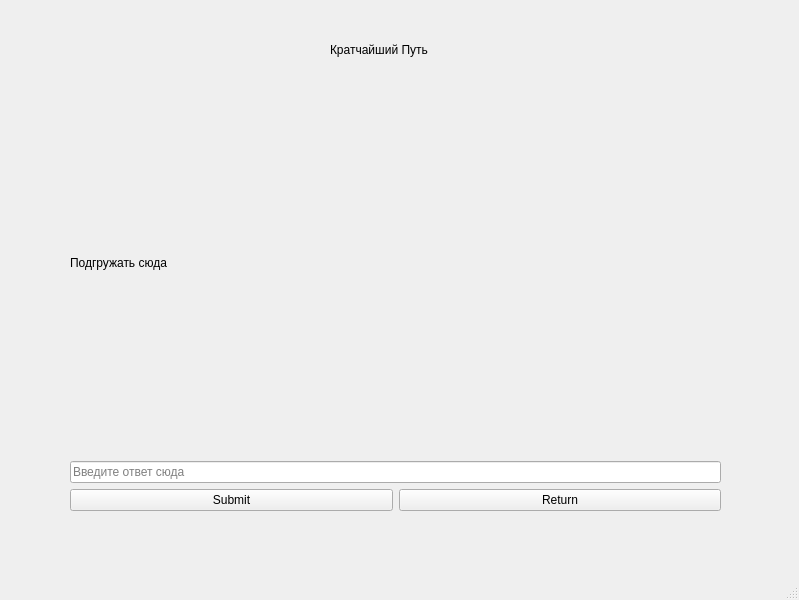
<?xml version="1.0" encoding="UTF-8"?>
<ui version="4.0">
 <class>MainWindow</class>
 <widget class="QMainWindow" name="MainWindow">
  <property name="geometry">
   <rect>
    <x>0</x>
    <y>0</y>
    <width>799</width>
    <height>600</height>
   </rect>
  </property>
  <property name="windowTitle">
   <string>MainWindow</string>
  </property>
  <widget class="QWidget" name="centralwidget">
   <widget class="QStackedWidget" name="stackedWidget">
    <property name="geometry">
     <rect>
      <x>0</x>
      <y>0</y>
      <width>801</width>
      <height>551</height>
     </rect>
    </property>
    <property name="currentIndex">
     <number>3</number>
    </property>
    <widget class="QWidget" name="page">
     <widget class="QWidget" name="gridLayoutWidget">
      <property name="geometry">
       <rect>
        <x>0</x>
        <y>-20</y>
        <width>801</width>
        <height>571</height>
       </rect>
      </property>
      <layout class="QGridLayout" name="gridLayout">
       <property name="leftMargin">
        <number>60</number>
       </property>
       <property name="topMargin">
        <number>120</number>
       </property>
       <property name="rightMargin">
        <number>60</number>
       </property>
       <property name="bottomMargin">
        <number>120</number>
       </property>
       <property name="spacing">
        <number>7</number>
       </property>
       <item row="3" column="0">
        <layout class="QVBoxLayout" name="verticalLayout_4">
         <item>
          <widget class="QLabel" name="t1stat_label">
           <property name="text">
            <string>Шифр Виженера: 0 (0/0)</string>
           </property>
          </widget>
         </item>
         <item>
          <widget class="QLabel" name="t2stat_label">
           <property name="text">
            <string>Метод Деления Пополам: 0 (0/0)</string>
           </property>
          </widget>
         </item>
         <item>
          <widget class="QLabel" name="t3stat_label">
           <property name="text">
            <string>Кратчайший Путь: 0 (0/0)</string>
           </property>
          </widget>
         </item>
        </layout>
       </item>
       <item row="2" column="0">
        <widget class="QPushButton" name="pushButton_3">
         <property name="text">
          <string>Get statistic</string>
         </property>
        </widget>
       </item>
       <item row="1" column="0">
        <layout class="QHBoxLayout" name="horizontalLayout_2">
         <item>
          <widget class="QPushButton" name="resButton">
           <property name="text">
            <string>Кратчайший Путь</string>
           </property>
          </widget>
         </item>
         <item>
          <widget class="QPushButton" name="exitButton">
           <property name="text">
            <string>Exit</string>
           </property>
          </widget>
         </item>
        </layout>
       </item>
       <item row="0" column="0">
        <layout class="QHBoxLayout" name="horizontalLayout">
         <item>
          <widget class="QPushButton" name="task1Button">
           <property name="text">
            <string>Шифр Виженера</string>
           </property>
          </widget>
         </item>
         <item>
          <widget class="QPushButton" name="task2Button">
           <property name="text">
            <string>Метод Деления Пополам</string>
           </property>
          </widget>
         </item>
        </layout>
       </item>
      </layout>
     </widget>
    </widget>
    <widget class="QWidget" name="page_2">
     <widget class="QWidget" name="gridLayoutWidget_2">
      <property name="geometry">
       <rect>
        <x>70</x>
        <y>70</y>
        <width>651</width>
        <height>441</height>
       </rect>
      </property>
      <layout class="QGridLayout" name="gridLayout_2">
       <item row="0" column="0">
        <layout class="QVBoxLayout" name="verticalLayout">
         <item>
          <widget class="QLabel" name="t1_label">
           <property name="text">
            <string>Подгружать сюда</string>
           </property>
          </widget>
         </item>
         <item>
          <widget class="QLineEdit" name="t1_lineEdit">
           <property name="text">
            <string/>
           </property>
           <property name="placeholderText">
            <string>Введите ответ сюда</string>
           </property>
          </widget>
         </item>
        </layout>
       </item>
       <item row="1" column="0">
        <layout class="QHBoxLayout" name="horizontalLayout_3">
         <item>
          <widget class="QPushButton" name="t1pushButton">
           <property name="text">
            <string>Submit</string>
           </property>
          </widget>
         </item>
         <item>
          <widget class="QPushButton" name="returnButton1">
           <property name="text">
            <string>Return</string>
           </property>
          </widget>
         </item>
        </layout>
       </item>
      </layout>
     </widget>
     <widget class="QLabel" name="label_t1_top">
      <property name="geometry">
       <rect>
        <x>330</x>
        <y>40</y>
        <width>121</width>
        <height>20</height>
       </rect>
      </property>
      <property name="text">
       <string>Шифр Виженера</string>
      </property>
     </widget>
    </widget>
    <widget class="QWidget" name="page_3">
     <widget class="QLabel" name="label_t2_top">
      <property name="geometry">
       <rect>
        <x>310</x>
        <y>40</y>
        <width>181</width>
        <height>20</height>
       </rect>
      </property>
      <property name="text">
       <string>Метод Деления Пополам</string>
      </property>
     </widget>
     <widget class="QWidget" name="gridLayoutWidget_3">
      <property name="geometry">
       <rect>
        <x>70</x>
        <y>70</y>
        <width>651</width>
        <height>441</height>
       </rect>
      </property>
      <layout class="QGridLayout" name="gridLayout_3">
       <item row="0" column="0">
        <layout class="QVBoxLayout" name="verticalLayout_3">
         <item>
          <widget class="QLabel" name="t2_label">
           <property name="text">
            <string>Подгружать сюда</string>
           </property>
          </widget>
         </item>
         <item>
          <widget class="QLineEdit" name="t2_lineEdit">
           <property name="placeholderText">
            <string>Введите ответ сюда</string>
           </property>
          </widget>
         </item>
        </layout>
       </item>
       <item row="1" column="0">
        <layout class="QHBoxLayout" name="horizontalLayout_4">
         <item>
          <widget class="QPushButton" name="t2pushButton">
           <property name="text">
            <string>Submit</string>
           </property>
          </widget>
         </item>
         <item>
          <widget class="QPushButton" name="returnButton2">
           <property name="text">
            <string>Return</string>
           </property>
          </widget>
         </item>
        </layout>
       </item>
      </layout>
     </widget>
    </widget>
    <widget class="QWidget" name="page_4">
     <widget class="QWidget" name="gridLayoutWidget_4">
      <property name="geometry">
       <rect>
        <x>70</x>
        <y>70</y>
        <width>651</width>
        <height>441</height>
       </rect>
      </property>
      <layout class="QGridLayout" name="gridLayout_5">
       <item row="0" column="0">
        <layout class="QVBoxLayout" name="verticalLayout_2">
         <item>
          <widget class="QLabel" name="t1_label_2">
           <property name="text">
            <string>Подгружать сюда</string>
           </property>
          </widget>
         </item>
         <item>
          <widget class="QLineEdit" name="t3_lineEdit">
           <property name="text">
            <string/>
           </property>
           <property name="placeholderText">
            <string>Введите ответ сюда</string>
           </property>
          </widget>
         </item>
        </layout>
       </item>
       <item row="1" column="0">
        <layout class="QHBoxLayout" name="horizontalLayout_7">
         <item>
          <widget class="QPushButton" name="t3pushButton">
           <property name="text">
            <string>Submit</string>
           </property>
          </widget>
         </item>
         <item>
          <widget class="QPushButton" name="returnButton3">
           <property name="text">
            <string>Return</string>
           </property>
          </widget>
         </item>
        </layout>
       </item>
      </layout>
     </widget>
     <widget class="QLabel" name="label_t3_top">
      <property name="geometry">
       <rect>
        <x>330</x>
        <y>40</y>
        <width>131</width>
        <height>20</height>
       </rect>
      </property>
      <property name="text">
       <string>Кратчайший Путь</string>
      </property>
     </widget>
    </widget>
   </widget>
  </widget>
  <widget class="QMenuBar" name="menubar">
   <property name="geometry">
    <rect>
     <x>0</x>
     <y>0</y>
     <width>799</width>
     <height>25</height>
    </rect>
   </property>
  </widget>
  <widget class="QStatusBar" name="statusbar"/>
 </widget>
 <resources/>
 <connections/>
</ui>
